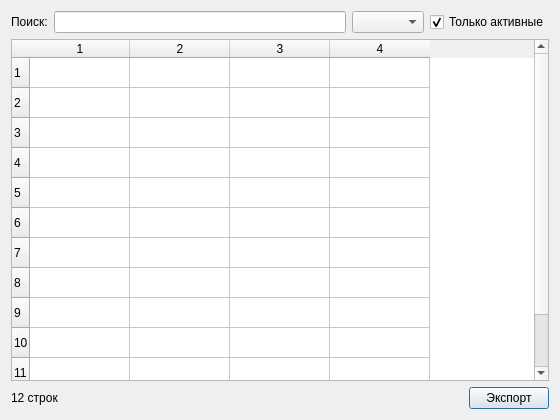
<?xml version="1.0" encoding="UTF-8"?>
<ui version="4.0"><class>Dialog</class><widget class="QDialog" name="Dialog"><property name="geometry"><rect><x>0</x><y>0</y><width>560</width><height>420</height></rect></property><property name="windowTitle"><string>#132 mixed/217_filter_bar</string></property><layout class="QVBoxLayout" name="verticalLayout"><property name="leftMargin"><number>11</number></property><property name="topMargin"><number>11</number></property><property name="rightMargin"><number>11</number></property><property name="bottomMargin"><number>11</number></property><property name="spacing"><number>6</number></property><item><layout class="QHBoxLayout" name="filters"><property name="leftMargin"><number>0</number></property><property name="topMargin"><number>0</number></property><property name="rightMargin"><number>0</number></property><property name="bottomMargin"><number>0</number></property><property name="spacing"><number>6</number></property><item><widget class="QLabel" name="l1"><property name="text"><string>Поиск:</string></property></widget></item><item><widget class="QLineEdit" name="e1"></widget></item><item><widget class="QComboBox" name="c1"></widget></item><item><widget class="QCheckBox" name="c2"><property name="text"><string>Только активные</string></property><property name="checked"><bool>true</bool></property></widget></item></layout></item><item><widget class="QTableWidget" name="table"><property name="rowCount"><number>12</number></property><property name="columnCount"><number>4</number></property></widget></item><item><layout class="QHBoxLayout" name="buttons"><property name="leftMargin"><number>0</number></property><property name="topMargin"><number>0</number></property><property name="rightMargin"><number>0</number></property><property name="bottomMargin"><number>0</number></property><property name="spacing"><number>6</number></property><item><widget class="QLabel" name="l2"><property name="text"><string>12 строк</string></property></widget></item><item><spacer name="horizontalSpacer"><property name="orientation"><enum>Qt::Orientation::Horizontal</enum></property><property name="sizeHint" stdset="0"><size><width>40</width><height>20</height></size></property></spacer></item><item><widget class="QPushButton" name="b1"><property name="text"><string>Экспорт</string></property></widget></item></layout></item></layout></widget></ui>
